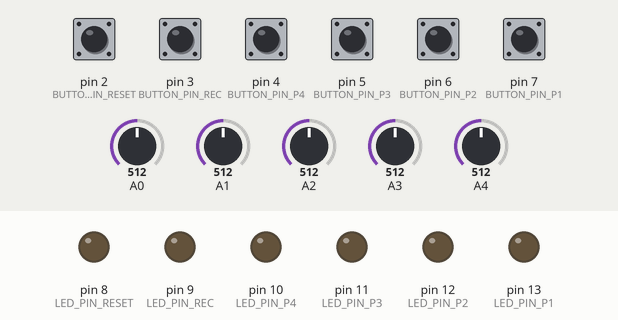
Bench run of a sketch on a simulated Arduino Uno, built with avr-gcc and run on an emulated ATmega328P. On the bench: output pins drawn as LEDs (lit = HIGH). The test bench sets the inputs (shaded band); at power-on: pin 2 (BUTTON_PIN_RESET), pin 3 (BUTTON_PIN_REC), pin 4 (BUTTON_PIN_P4), pin 5 (BUTTON_PIN_P3), pin 6 (BUTTON_PIN_P2), pin 7 (BUTTON_PIN_P1) LOW, A0 = 512, A1 = 512, A2 = 512, A3 = 512, A4 = 512. What the sketch prints to the serial monitor is not drawn.

Above: at 1.2 s.
1.3 s: pin 3 (BUTTON_PIN_REC) pulled HIGH for 0.15 s
At 2.1 s:
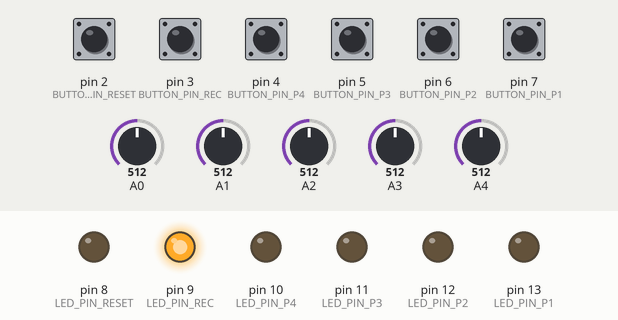
2.9 s: pin 4 (BUTTON_PIN_P4) pulled HIGH for 0.15 s
At 3.9 s:
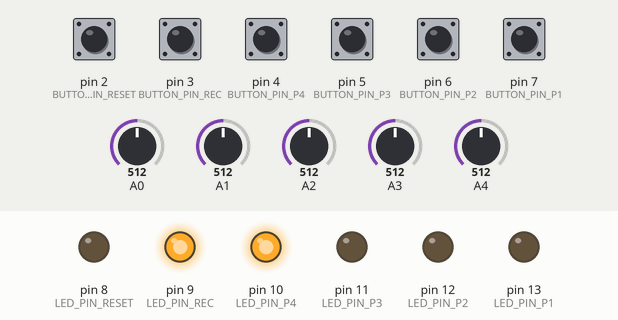
4.5 s: pin 2 (BUTTON_PIN_RESET) pulled HIGH for 1 s
At 5.3 s:
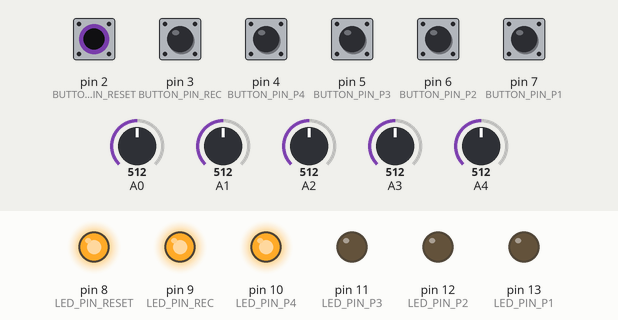
7.0 s: pin 5 (BUTTON_PIN_P3) pulled HIGH for 0.15 s
At 7.7 s:
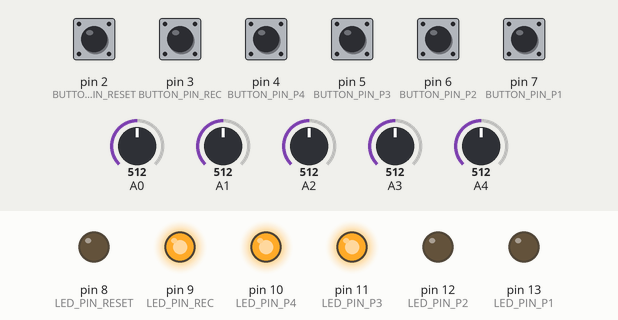
8.6 s: pin 6 (BUTTON_PIN_P2) pulled HIGH for 0.15 s
At 9.3 s:
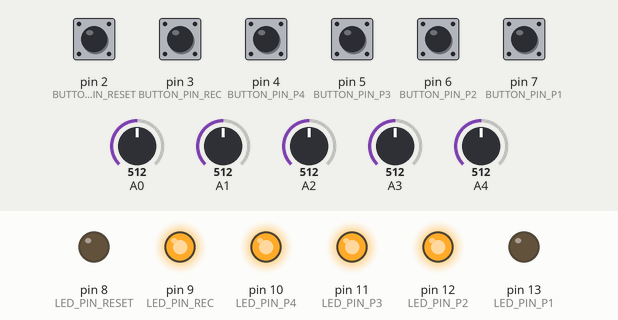
10.2 s: pin 7 (BUTTON_PIN_P1) pulled HIGH for 0.15 s
At 10.8 s:
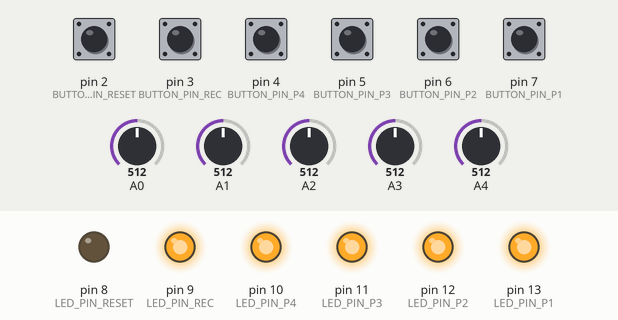
Timing chart, 0 to 12.8 s (numbered marks = the images above; inputs shaded):
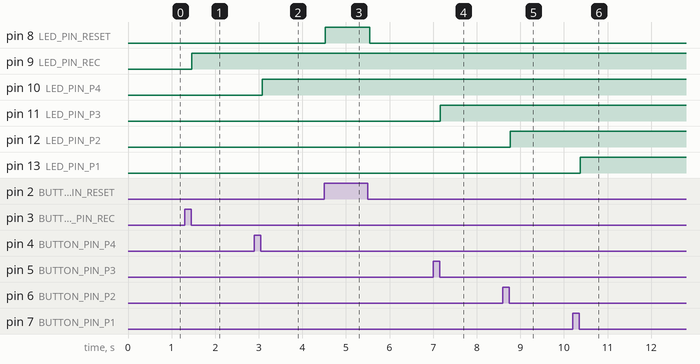

The sketch:

Arduino_Main.ino
```cpp
//define digital pin used by leds and buttons

#define LED_PIN_P1 13
#define LED_PIN_P2 12
#define LED_PIN_P3 11
#define LED_PIN_P4 10
#define LED_PIN_REC 9
#define LED_PIN_RESET 8
#define BUTTON_PIN_P1 7
#define BUTTON_PIN_P2 6
#define BUTTON_PIN_P3 5
#define BUTTON_PIN_P4 4
#define BUTTON_PIN_REC 3
#define BUTTON_PIN_RESET 2

//define LOW state for each pin and button

byte lastButtonStateP1 = LOW;
byte lastButtonStateP2 = LOW;
byte lastButtonStateP3 = LOW;
byte lastButtonStateP4 = LOW;
byte lastButtonStateREC = LOW;
byte lastButtonStateRESET = LOW;
byte ledStateP1 = LOW;
byte ledStateP2 = LOW;
byte ledStateP3 = LOW;
byte ledStateP4 = LOW;
byte ledStateREC = LOW;
byte ledStateRESET = LOW;

//define the amplitude array and some support variables

int AmplitudeArray[400];
int i = 0;
int j = 0;
unsigned long debounceDuration = 50; //[ms]
unsigned long lastTimeButtonStateChanged = 0; //[ms]

void setup() {

  //initialize the serial protocol and define inputs and outputs

  Serial.begin(115200);
  pinMode(LED_PIN_P1, OUTPUT);
  pinMode(LED_PIN_P2, OUTPUT);
  pinMode(LED_PIN_P3, OUTPUT);
  pinMode(LED_PIN_P4, OUTPUT);
  pinMode(LED_PIN_REC, OUTPUT);
  pinMode(LED_PIN_RESET, OUTPUT);
  pinMode(BUTTON_PIN_P1, INPUT);
  pinMode(BUTTON_PIN_P2, INPUT);
  pinMode(BUTTON_PIN_P3, INPUT);
  pinMode(BUTTON_PIN_P4, INPUT);
  pinMode(BUTTON_PIN_REC, INPUT);
  pinMode(BUTTON_PIN_RESET, INPUT);

//fill the Amplitude array with -1

  for (int z = 0;z<400;z++) {
    AmplitudeArray[z] = -1;
  };
}
void loop() {

//define the values read from the analog pin

  int sensorValue1 = analogRead(A0);
  int sensorValue2 = analogRead(A1);
  int sensorValue3 = analogRead(A2);
  int sensorValue4 = analogRead(A3);
  int sensorValue5 = analogRead(A4);

  //normalize the values taken before from 0 to 127

  int val1 = (round(sensorValue1/8.055));
  int val2 = (round(sensorValue2/8.055));
  int val3 = (round(sensorValue3/8.055));
  int val4 = (round(sensorValue4/8.055));
  int val5 = round(abs((sensorValue5 - 320))*0.353);
//when a button is pressed, the led turn on; when is pressed again the led
//turn off. The reset led (white one) turn on when button is pressed and
//turn off when the button is released

  if (millis() - lastTimeButtonStateChanged > debounceDuration) {
    byte buttonStateP1    = digitalRead(BUTTON_PIN_P1);
    byte buttonStateP2    = digitalRead(BUTTON_PIN_P2);
    byte buttonStateP3    = digitalRead(BUTTON_PIN_P3);
    byte buttonStateP4    = digitalRead(BUTTON_PIN_P4);
    byte buttonStateREC   = digitalRead(BUTTON_PIN_REC);
    byte buttonStateRESET = digitalRead(BUTTON_PIN_RESET);


    if (buttonStateP1 != lastButtonStateP1) {
      lastTimeButtonStateChanged = millis();
      lastButtonStateP1 = buttonStateP1;
      if (buttonStateP1 == LOW) {
        ledStateP1 = (ledStateP1 == HIGH) ? LOW: HIGH;
        digitalWrite(LED_PIN_P1, ledStateP1);
      }
    }

    if (buttonStateP2 != lastButtonStateP2) {
      lastTimeButtonStateChanged = millis();
      lastButtonStateP2 = buttonStateP2;
      if (buttonStateP2 == LOW) {
        ledStateP2 = (ledStateP2 == HIGH) ? LOW: HIGH;
        digitalWrite(LED_PIN_P2, ledStateP2);
      }
    }

    if (buttonStateP3 != lastButtonStateP3) {
      lastTimeButtonStateChanged = millis();
      lastButtonStateP3 = buttonStateP3;
      if (buttonStateP3 == LOW) {
        ledStateP3 = (ledStateP3 == HIGH) ? LOW: HIGH;
        digitalWrite(LED_PIN_P3, ledStateP3);
      }
    }

    if (buttonStateP4 != lastButtonStateP4) {
      lastTimeButtonStateChanged = millis();
      lastButtonStateP4 = buttonStateP4;
      if (buttonStateP4 == LOW) {
        ledStateP4 = (ledStateP4 == HIGH) ? LOW: HIGH;
        digitalWrite(LED_PIN_P4, ledStateP4);
      }
    }

    if (buttonStateREC != lastButtonStateREC) {
      lastTimeButtonStateChanged = millis();
      lastButtonStateREC = buttonStateREC;
      if (buttonStateREC == LOW) {
        ledStateREC = (ledStateREC == HIGH) ? LOW: HIGH;
        digitalWrite(LED_PIN_REC, ledStateREC);
        if (ledStateREC == HIGH) {
          for (int z = 0;z<400;z++) {
            AmplitudeArray[z] = -1;
            i = 0;
          };
        }
      }
    }

    if(buttonStateRESET == HIGH){
      for (int z = 0;z<400;z++) {
        AmplitudeArray[z] = -1;
        digitalWrite(LED_PIN_RESET, HIGH);
      }
    }
    else{
      digitalWrite(LED_PIN_RESET, LOW);
    }
  }

//When a potentiometer led is on, it sends a control serial message with 1 and another message
//with the value of the assigned potentiometer. When the led is off, it sends
//a control value of 0 and a fixed value of 127

  if (ledStateP1 == HIGH){
    Serial.print(1);
    Serial.print('a');
    Serial.print(val1);
    Serial.print('b');

  }
  else{
    Serial.print(0);
    Serial.print('a');
    Serial.print(127);
    Serial.print('b');
  };

  if (ledStateP2 == HIGH){
    Serial.print(1);
    Serial.print('c');
    Serial.print(val2);
    Serial.print('d');

  }
  else{
    Serial.print(0);
    Serial.print('c');
    Serial.print(127);
    Serial.print('d');
  };

  if (ledStateP3 == HIGH){
    Serial.print(1);
    Serial.print('e');
    Serial.print(val3);
    Serial.print('f');

  }
  else{
    Serial.print(0);
    Serial.print('e');
    Serial.print(127);
    Serial.print('f');
  };

  if (ledStateP4 == HIGH){
    Serial.print(1);
    Serial.print('g');
    Serial.print(val4);
    Serial.print('h');

  }
  else{
    Serial.print(0);
    Serial.print('g');
    Serial.print(127);
    Serial.print('h');
  };

//When the REC led is on the amplitude array is filled with the values
//read by the mic sensor (the rec limit is 20 seconds, after which the array
//values will be overwritten). It will send the read value and control
//value for loop and recording

  if (ledStateREC == HIGH){
    AmplitudeArray[i] = val5;
    Serial.print(1);
    Serial.print('i'); // record button state
    Serial.print(0);
    Serial.print('j'); // loop state
    Serial.print(AmplitudeArray[i]); // mic value
    Serial.print('k'); // mic value
    i = i + 1;
    if (i == 400) { // 20 seconds recording
      i = 0;
    }
  }
  else{ //when the first element of the array is -1 and the led is off,
        //no actions are taken and the value sent is fixed to 128
    if (AmplitudeArray[0] == -1){
      Serial.print(0);
      Serial.print('i');
      Serial.print(0);
      Serial.print('j');
      Serial.print(127);
      Serial.print('k');
    }
    else{ //when the first element of the array is not -1
          //and the led is off, we are in the loop phase
          //where every element of the array is repeated until
          //the end of the array or a -1 value, where the array begin from
          //the start
      if (AmplitudeArray[j] != -1) {
        Serial.print(0);
        Serial.print('i');
        Serial.print(1);
        Serial.print('j');
        Serial.print(AmplitudeArray[j]);
        Serial.print('k');
        j = j + 1;
      }
      else {
        j = 0;
        Serial.print(0);
        Serial.print('i');
        Serial.print(1);
        Serial.print('j');
        Serial.print(AmplitudeArray[j]);
        Serial.print('k');
       }
    }
  }
  delay(50);
}
```

Measured:
- after the input at 1.3 s, pin 9 (LED_PIN_REC): LOW → HIGH after 0.16 s
- after the input at 2.9 s, pin 10 (LED_PIN_P4): LOW → HIGH after 0.17 s
- after the input at 4.5 s, pin 8 (LED_PIN_RESET): LOW → HIGH at once, → LOW 1.0 s later
- after the input at 7.0 s, pin 11 (LED_PIN_P3): LOW → HIGH after 0.16 s
- after the input at 8.6 s, pin 12 (LED_PIN_P2): LOW → HIGH after 0.17 s
- after the input at 10.2 s, pin 13 (LED_PIN_P1): LOW → HIGH after 0.18 s
